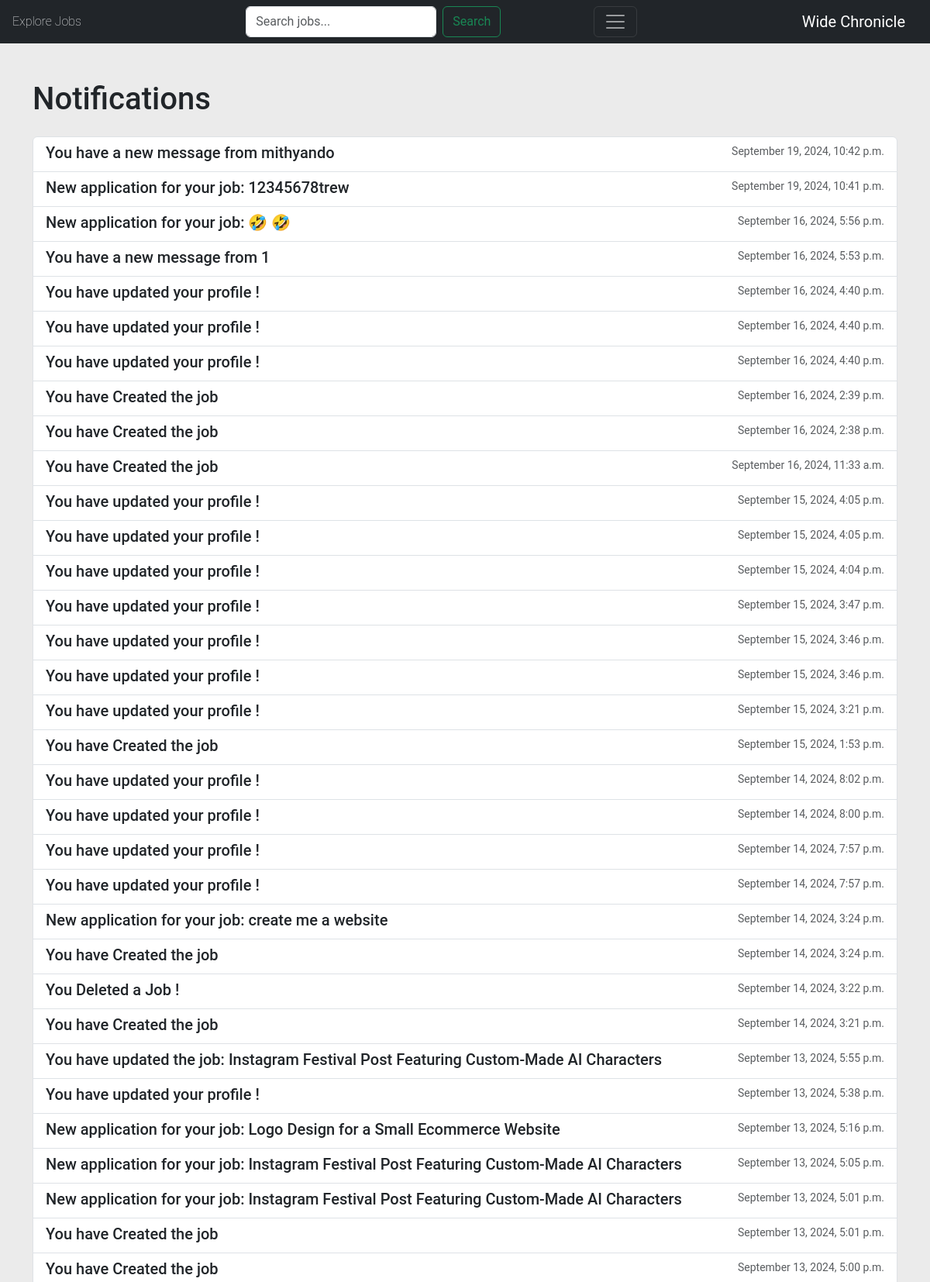
The app's page /notifications/ (signed in, upper part) with its own data.
### jobs/models.py (models this page shows, shortened)
class Notification(models.Model):
    user = models.ForeignKey(User, on_delete=models.CASCADE)
    message = models.TextField()
    timestamp = models.DateTimeField(auto_now_add=True)
    is_read = models.BooleanField(default=False)
    class Meta:
        ordering = ['-timestamp']

### jobs/views.py (the view)
# urls.py: path('notifications/', notifications_view, name='notifications'),
def notifications_view(request):
    notifications = Notification.objects.filter(user=request.user,)
    context = {'notifications': notifications}
    if notifications:
        mark_notifications_as_read(request)
    return render(request, 'jobs/notifications.html', context)

### accounts/models.py (called while the page is built)
    def role(self):
        if hasattr(self, 'seller'):
            return 'Seller'
        elif hasattr(self, 'buyer'):
            return 'Buyer'
        else:
            return None

    def name(user):
        if hasattr(user, 'seller'):
            return user.seller.name
        elif hasattr(user, 'buyer'):
            return user.buyer.name

    def profile_pic(user):
        if hasattr(user, 'seller'):
            return user.seller.profile_pic.url
        elif hasattr(user, 'buyer'):
            return user.buyer.profile_pic.url
        return user.profile_pic

### jobs/context_processors.py (called while the page is built)
def unread_notifications(request):
    if request.user.is_authenticated:
        unread_count = Notification.objects.filter(user=request.user, is_read=False).count()
    else:
        unread_count = 0
    return {
        'unread_notifications_count': unread_count
    }

### jobs/views.py (called while the page is built)
def mark_notifications_as_read(request):
    notifications = Notification.objects.filter(user=request.user, is_read=False)
    notifications.update(is_read=True)

### jobs/templates/jobs/notifications.html
{% extends 'jobs/_base.html' %}
{% block content %}
<div class="container mt-5">
    <h1 class="mb-4">Notifications</h1>
    <div class="list-group">
        {% for notification in notifications %}
        <a href="#" class="list-group-item list-group-item-action">
            <div class="d-flex w-100 justify-content-between">
                <h5 class="mb-1">{{ notification.message }}</h5>
                <small class="text-muted">{{ notification.timestamp|date:"F j, Y, g:i a" }}</small>
            </div>
        </a>
        {% empty %}
        <div class="alert alert-info">
            No new notifications.
        </div>
        {% endfor %}
    </div>
</div>
{% endblock %}

### jobs/static/css/style.css (style rules this page uses)
a { color: #198754; }

### jobs/static/css/main.css (style rules this page uses)
:root { --default-font: "Roboto", system-ui, -apple-system, "Segoe UI", Roboto, "Helvetica Neue", Arial, "Noto Sans", "Liberation Sans", sans-serif, "Apple Color Emoji", "Segoe UI Emoji", "Segoe UI Symbol", "Noto Color Emoji"; --heading-font: "Poppins", sans-serif; --nav-font: "Poppins", sans-serif; }
:root { --background-color: #ffffff; --default-color: #212529; --heading-color: #001973; --accent-color: #0d42ff; --surface-color: #ffffff; --contrast-color: #ffffff; }
:root { --nav-color: rgba(255, 255, 255, 0.6); --nav-hover-color: #ffffff; --nav-mobile-background-color: #ffffff; --nav-dropdown-background-color: #ffffff; --nav-dropdown-color: #212529; --nav-dropdown-hover-color: #0d42ff; }
:root { scroll-behavior: smooth; }
body { color: var(--default-color); background-color: var(--background-color); font-family: var(--default-font); }
a { color: var(--accent-color); text-decoration: none; transition: 0.3s; }

### jobs/templates/jobs/_base.html (style rules this page uses)
body { background-color: #ebebeb; }

### records on screen
Notification: message "You have a new message from mithyando", timestamp "September 19, 2024, 10:42 p.m."
Notification: message "New application for your job: 12345678trew", timestamp "September 19, 2024, 10:41 p.m."
Notification: message "New application for your job: 🤣 🤣", timestamp "September 16, 2024, 5:56 p.m."
Notification: message "You have a new message from 1", timestamp "September 16, 2024, 5:53 p.m."
Notification: message "You have updated your profile !", timestamp "September 16, 2024, 4:40 p.m."
Notification: message "You have updated your profile !", timestamp "September 16, 2024, 4:40 p.m."
Notification: message "You have updated your profile !", timestamp "September 16, 2024, 4:40 p.m."
Notification: message "You have Created the job", timestamp "September 16, 2024, 2:39 p.m."
Notification: message "You have Created the job", timestamp "September 16, 2024, 2:38 p.m."
Notification: message "You have Created the job", timestamp "September 16, 2024, 11:33 a.m."
Notification: message "You have updated your profile !", timestamp "September 15, 2024, 4:05 p.m."
Notification: message "You have updated your profile !", timestamp "September 15, 2024, 4:05 p.m."
Notification: message "You have updated your profile !", timestamp "September 15, 2024, 4:04 p.m."
Notification: message "You have updated your profile !", timestamp "September 15, 2024, 3:47 p.m."
Notification: message "You have updated your profile !", timestamp "September 15, 2024, 3:46 p.m."
Notification: message "You have updated your profile !", timestamp "September 15, 2024, 3:46 p.m."
Notification: message "You have updated your profile !", timestamp "September 15, 2024, 3:21 p.m."
Notification: message "You have Created the job", timestamp "September 15, 2024, 1:53 p.m."
Notification: message "You have updated your profile !", timestamp "September 14, 2024, 8:02 p.m."
Notification: message "You have updated your profile !", timestamp "September 14, 2024, 8:00 p.m."
Notification: message "You have updated your profile !", timestamp "September 14, 2024, 7:57 p.m."
Notification: message "You have updated your profile !", timestamp "September 14, 2024, 7:57 p.m."
Notification: message "New application for your job: create me a website", timestamp "September 14, 2024, 3:24 p.m."
Notification: message "You have Created the job", timestamp "September 14, 2024, 3:24 p.m."
Notification: message "You Deleted a Job !", timestamp "September 14, 2024, 3:22 p.m."
Notification: message "You have Created the job", timestamp "September 14, 2024, 3:21 p.m."
Notification: message "You have updated the job: Instagram Festival Post Featuring Custom-Made AI Characters", timestamp "September 13, 2024, 5:55 p.m."
Notification: message "You have updated your profile !", timestamp "September 13, 2024, 5:38 p.m."
Notification: message "New application for your job: Logo Design for a Small Ecommerce Website", timestamp "September 13, 2024, 5:16 p.m."
Notification: message "New application for your job: Instagram Festival Post Featuring Custom-Made AI Characters", timestamp "September 13, 2024, 5:05 p.m."
Notification: message "New application for your job: Instagram Festival Post Featuring Custom-Made AI Characters", timestamp "September 13, 2024, 5:01 p.m."
Notification: message "You have Created the job", timestamp "September 13, 2024, 5:01 p.m."
Notification: message "You have Created the job", timestamp "September 13, 2024, 5:00 p.m."
